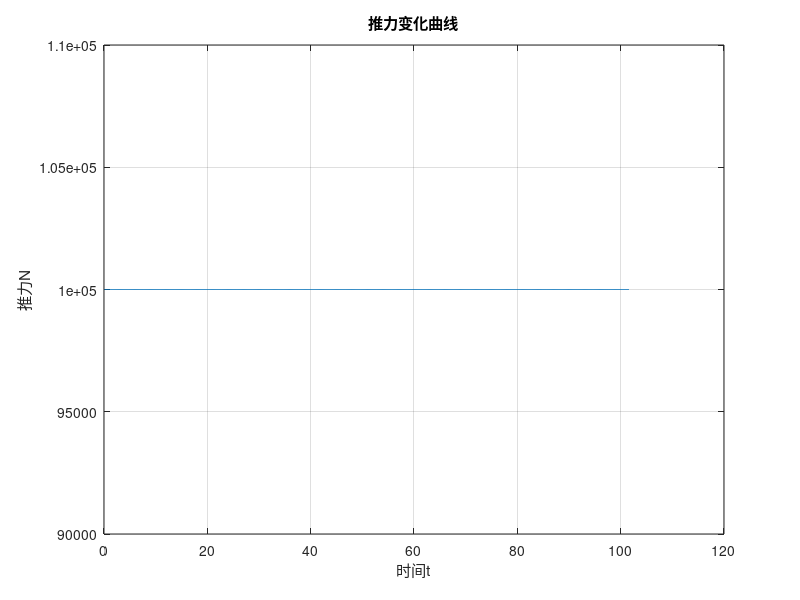
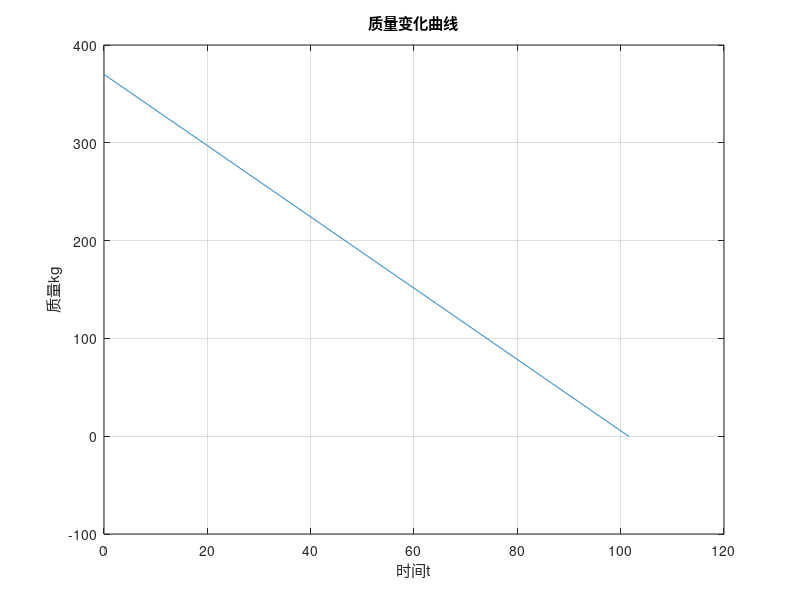

Write the MATLAB code that produced these figures, in order.
clear
clc
close all

dt1u=0.01;
T1=59;
dt1d=0.01;
T2=180;
dt2d=0.01;

t1 = dt1u;
t2=dt1u+T1;
t3=dt1u+T1+dt1d;
t4=dt1u+T1+dt1d+T2;
t5=dt1u+T1+dt1d+T2+dt2d;
F1= 100 * 1000;
F2= 100 * 1000;
F3= 100 * 1000;
Isp = 2800.0
m=370;
for i=1:1:36000
    t=i*0.1;
    T(i)=t;
    FF=0;
    if t<t1
        FF = F1/dt1u*t;
    elseif t<t2
        FF = F1;
    elseif t<t3
       FF = (F2-F1)/dt1d*(t-t2)+F1;
    elseif t<t4
       FF = F2;
    elseif t<t5
       FF = -F2/dt2d*(t-t5);
    else
       FF = F3;
    end
    F(i)=FF;
    
    dm = FF/Isp/9.8;
    m=m-dm*0.1;
    M(i)=m;
    if m<=0
        break;
    end
    
end
figure(1)
plot(T,F)
grid on
title("推力变化曲线")
xlabel("时间t")
ylabel("推力N")
figure(2)
plot(T,M)
grid on
title("质量变化曲线")
xlabel("时间t")
ylabel("质量kg")
